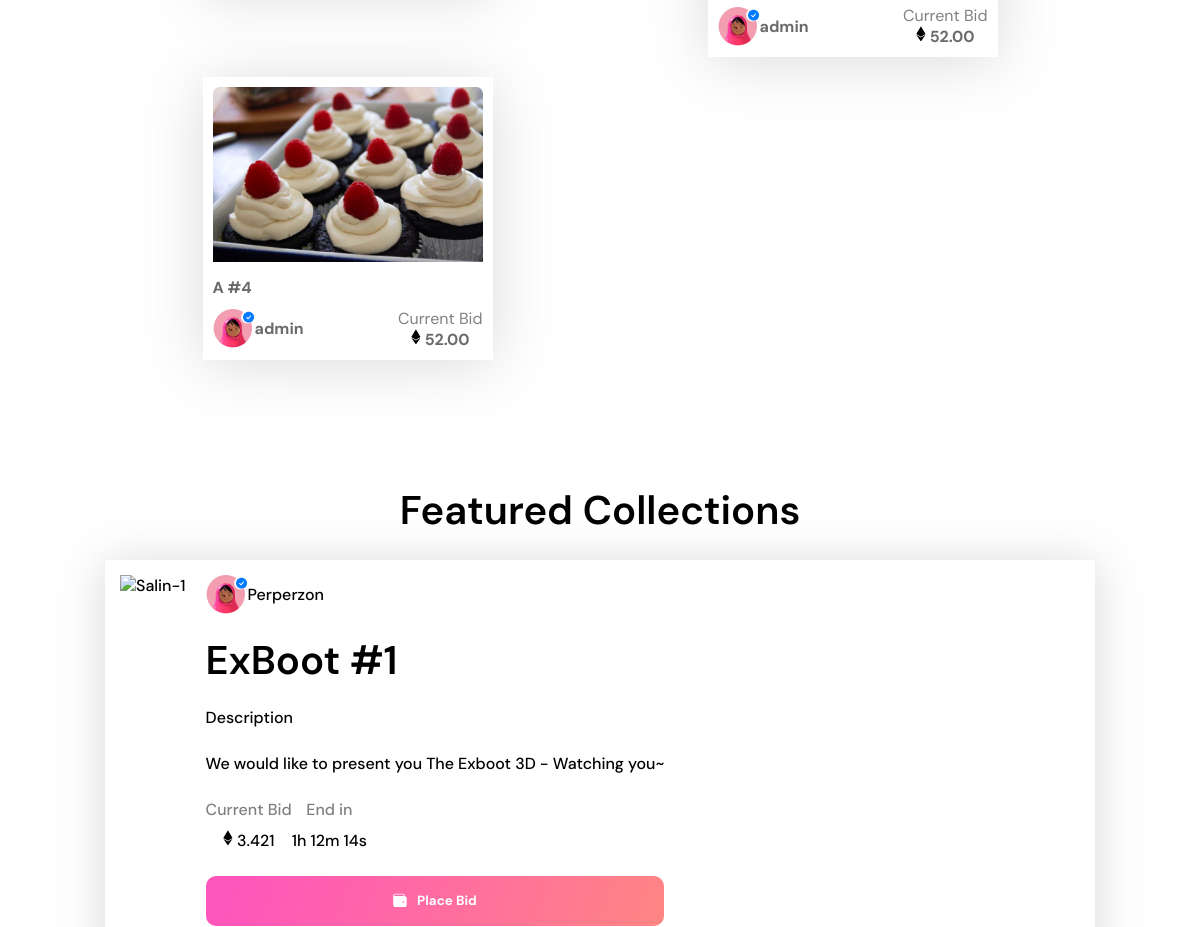
The app's page / (middle part), older data.
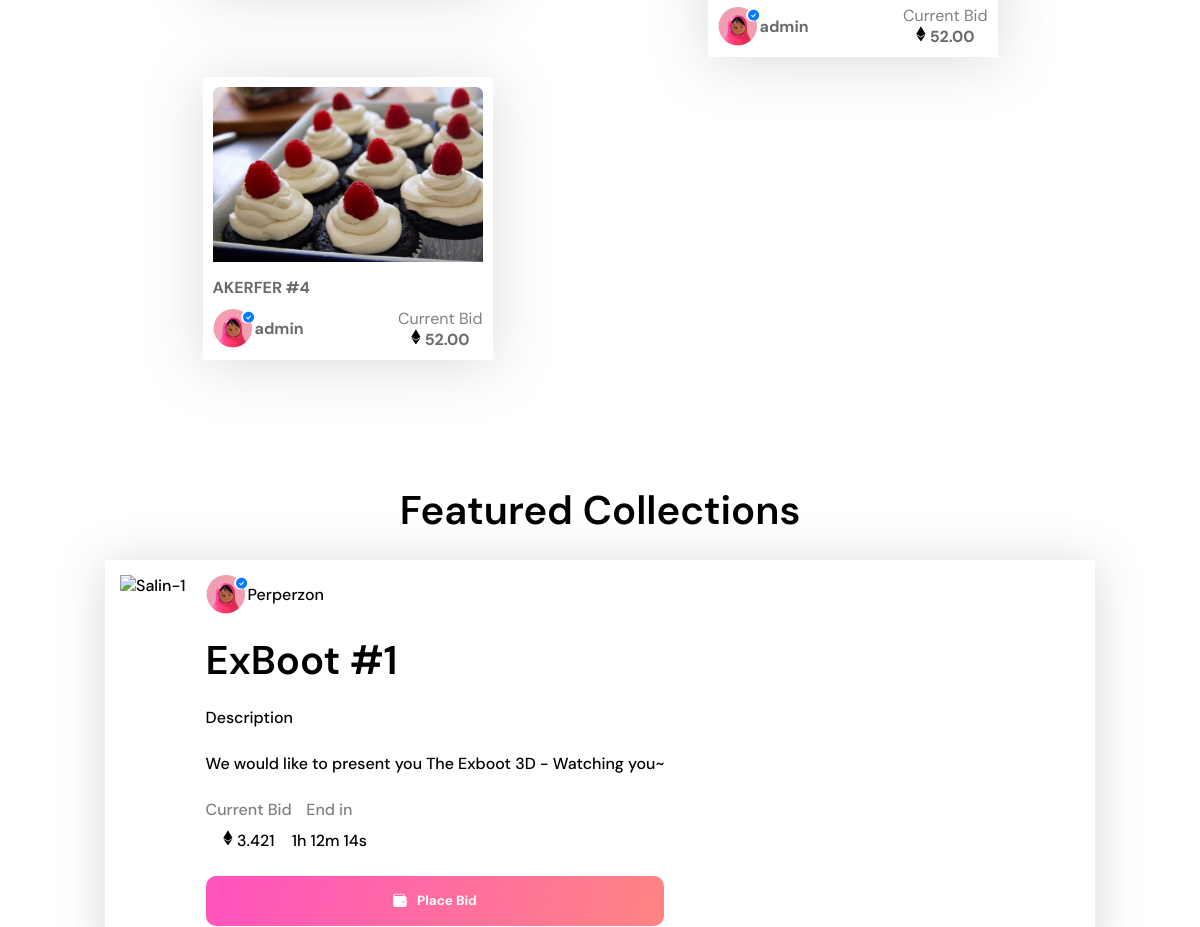
The same page, newer data.
### nfts/models.py (models this page shows, shortened)
class NFTs(models.Model):
    name = models.CharField(max_length=50)
    description = models.TextField()
    price = models.DecimalField(max_digits=10, decimal_places=2)
    owner = models.ForeignKey(User, on_delete=models.CASCADE)
    created_at = models.DateTimeField(auto_now_add=True)
    updated_at = models.DateTimeField(auto_now=True)
    image = models.ImageField(upload_to='nfts/', default='nfts/Salin1.png')
    liked_by = models.ManyToManyField(User, related_name='liked_nfts', blank=True)
    class Meta:
        db_table = 'nfts'
        verbose_name = 'NFT'
        verbose_name_plural = 'NFTs'
        ordering = ['-created_at']

### nfts/views.py (the view)
# urls.py: path("", landing_page, name="landing_page"),
def landing_page(request):
    context = {
        'most_liked': NFTs.objects.annotate(num_likes=Count('liked_by')).filter(num_likes__gt=0).order_by('-num_likes')
    }
    return render(request, 'landing_page.html', context)

### nfts/templates/landing_page.html (shortened to what this page needs)
{% extends 'base.html' %}
{% load static %}
{% block content %}
    {% include 'trending_art.html' %}
    {% include "leader_board.html" %}
{% endblock content %}

### nfts/templates/trending_art.html (shortened to what this page needs)
{% load static %}
<div class="container">
  <div class="treding-art">
    <div class="bottom">
      {% for nft in most_liked %}
      <a href="{% url "nft_details" nft.id %}">
          <div class="card">
            <div class="image">
              <img src="{{ nft.image.url }}" alt="Salin-1" width="100%" />
            </div>
            <p>{{nft.name}} #{{nft.id}}</p>
            <div class="info">
              <div class="left">
                <img src="{% static 'icons/avatar.png' %}" alt="Avatar" />
                <p>{{nft.owner}}</p>
              </div>
              <div class="right">
                <p>Current Bid</p>
                <p>
                  <img src="{% static 'icons/ethereum.svg' %}" alt="Etherium" /> {{nft.price}}
                </p>
              </div>
            </div>
          </div>
      </a>
      {% endfor %}
    </div>
  </div>
  <div class="featured-collections">
    <div class="top">
      <h1>Featured Collections</h1>
    </div>
    <div class="bottom">
      <div class="card">
        <div class="left">
          <img src="{% static 'images/Salin1.png' %}" alt="Salin-1" width="100%" height="100%" />
        </div>
        <div class="right">
          <div class="row">
            <img src="{% static 'icons/avatar.png' %}" alt="Avatar" />
            <p>Perperzon</p>
          </div>
          <div class="row">
            <h1>ExBoot #1</h1>
          </div>
          <div class="row">
            <p id="gray">Description</p>
          </div>
          <div class="row">
            <p>We would like to present you The Exboot 3D - Watching you~</p>
          </div>
          <div class="row-flex">
            <span>
              <p>Current Bid</p>
              <p>
                <img src="{% static 'icons/ethereum.svg' %}" alt="Etherium" /> 3.421
              </p>
            </span>
            <span>
              <p>End in</p>
              <p>1h 12m 14s</p>
            </span>
          </div>
          <div class="row-btn">
            <button>
              <img src="{% static 'icons/wallet.svg' %}" alt="Wallet" />
              <p>Place Bid</p>
            </button>
          </div>
        </div>
      </div>
    </div>
  </div>
</div>

Row changes from the older to the newer data that the page shows:
changed NFTs id 4: name "A" → "AKERFER"
